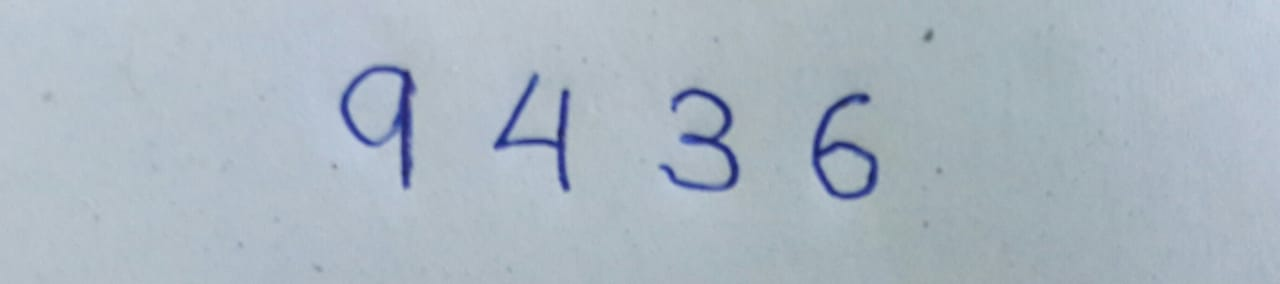
#> input picture testimg.jpg, 1280 x 284 px
$ jupyter execute Untitled42.ipynb
#> lines starting #> are read from the running program, lines starting #| are printed output that depends on the picture; after the words box and inside, x2 and y2 are one past the last pixel; in counts of white or black regions, pixels touching at a corner belong together; pictures that were not available may be replaced by others from this repository, and a replacement may not be noted
[cell 1]
from PIL import Image
import numpy as np
from numpy import array
from IPython.display import display
import cv2
import matplotlib.pyplot as plt
import scipy
i=Image.open('testimg.jpg')
#> i is the input picture: PIL image 1280x284 RGB; mean R, G, B 171.1, 183, 193.8
i=i.convert('RGB')
i.save('im.pgm')
path="im.pgm"
path1="testimg.jpg"
display(Image.open(path))
display(Image.open(path1))

[cell 2]
path="key.png"
i=Image.open(path)
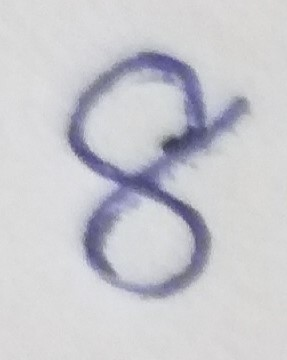
#> input picture crp1.jpg, 287 x 360 px, given in place of key.png, which was not available
#> i is the input picture: PIL image 287x360 RGB; mean R, G, B 201.8, 201.9, 207.5
ar=np.asarray(i)
x=np.amin(ar)
#> x = 57
y=np.amax(ar)
#> y = 240
print(ar)
#> (printed output is left out)
print(x)
#| 57
print(y)
#| 240

[cell 3]
from itertools import chain
import numpy as np
from PIL import Image
import sys
col=Image.open("key.png")
gray=col.convert('L')
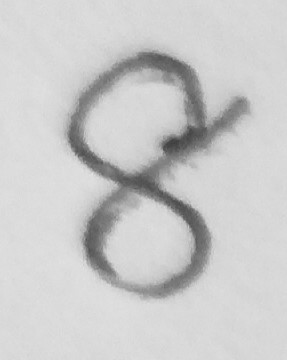
#> gray: PIL image 287x360 L; min 60, max 229, mean 202.5
bw=gray.point(lambda x: 1 if x<128 else 0, '1')
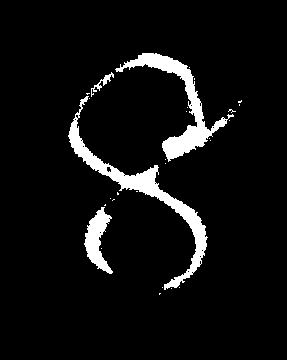
#> bw: PIL image 287x360 1; 6.3% white; 28 white regions (24 under 20 px), largest, box (x1, y1, x2, y2) and area: (68, 96, 208, 290) 2945, (115, 53, 234, 162) 2429, (84, 207, 113, 274) 927, (91, 72, 114, 97) 126
bw.save("newkey.png")
path="newkey.png"
display(Image.open(path))
ii=Image.open(path)
ar=np.asarray(ii)
#print(ar)
arr=ar.astype(int)
#print(arr)
row=len(arr)
#> row = 360
co=len(list(zip(*arr)))
#> co = 287
print(row)
#| 360
print(co)
#| 287
c=2
# [9 lines of commented-out code are left out]
u=np.unique(arr)
#> u = [0, 1]
print(u)
#| [0 1]
